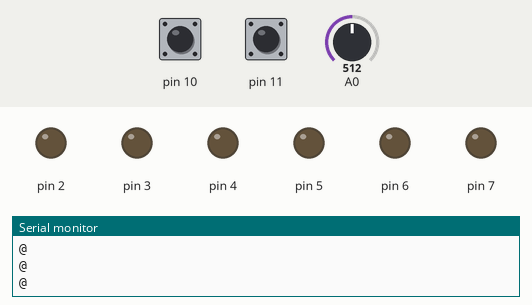
This sketch was run on a simulated Arduino Uno, built with avr-gcc and run on an emulated ATmega328P. Parts: output pins drawn as LEDs (lit = HIGH), the last lines printed to the serial monitor. The inputs (shaded band) are chosen by the test bench; at power-on: pin 10 HIGH, pin 11 HIGH, A0 = 512.

Above: at 0.8 s.
0.9 s: pin 10 pulled LOW for 0.15 s
At 0.99 s:
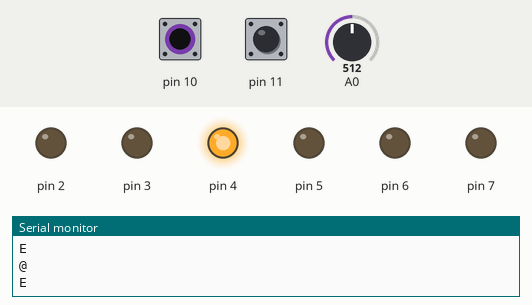
2.5 s: pin 11 pulled LOW for 0.15 s
At 2.58 s:
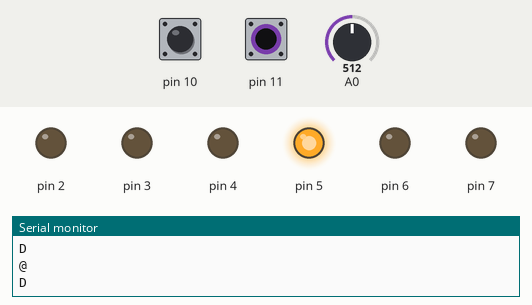
6.0 s: pin 10 pulled LOW for 3.2 s
At 7.2 s:
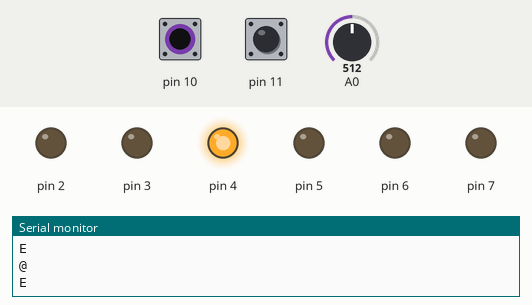
12.2 s: pin 11 pulled LOW for 3.2 s
At 12.8 s:
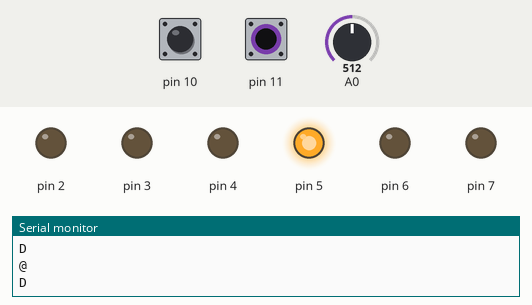
Timing chart, 0 to 16.9 s (numbered marks = the images above; inputs shaded):
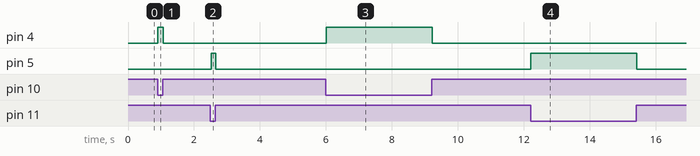

The sketch:

testeard_c_.ino
```cpp
#include <avr/io.h>
#include <avr/interrupt.h>
#include "UART.h"
#include <util/delay.h>
#define F_CPU 16000000UL


int contador = 0;
int contador2 = 0;
bool flag1 = false;

int main(void){
  Serial.begin(9600);

//=============================================
    OCR1A = 0x61D;

    TCCR1B |= (1 << WGM12);

    TCCR1A |= (1 << WGM12);

    TIMSK1 |= (1 << OCIE1A);

    TCCR1B |= (1 << CS12) | (1 << CS10);


//=============================================


  sei();

  char ad_valor = 0;
  unsigned char *chptr;
  ADMUX |= 0b01000000;  //AVCC como referência, ADLAR = 0, MUX = 0000 (ADC0 como entrada);
  ADCSRA |= 0b10000111;

  DDRB |= 0b00000000;
  PORTB |= 0b11111111;
  DDRD = 0b11111111;
  PORTD = 0b00000000;
  int Loop = 0;
  while(1){
    ADCSRA |= 0b10000111;

    ADMUX  &= 0b11110000;
    ADMUX  |= 0b00000000;
    ADCSRA |= 0b01000000;
    while(!(ADCSRA & 0b00010000));
    ad_valor = ADC/8;
    chptr = (unsigned char *) &ad_valor;
    //Serial.println(ad_valor);
    UART_write(ad_valor);
    UART_write_txt("\n");
    //Serial.println(PINB);
    if(!(PINB & (1<<PB2))){
      UART_write_txt("E\n");
      PORTD |= (1<<PD4);
      _delay_ms(5);
    }
    else if(!(PINB & (1<<PB3))){
      UART_write_txt("D\n");
      PORTD |= (1<<PD5);
      _delay_ms(5);
    }
    else{
      //UART_write_txt("O\n");
      PORTD = 0b00000000;
      //_delay_ms(20);
    }
    _delay_ms(20);
    if(Loop >= 200){
      Loop = 0;
    }
    Loop++;
  }
}

ISR(TIMER1_COMPA_vect){
  if(flag1 == false){
    contador++;
  }
  if(flag1 == true){
    contador2++;
  }

  if(contador >= 80 && flag1 == false){
    UART_write_txt("Nathan\n");
    contador = 0;
    flag1 = true;
  }
  if(contador2 >= 40 && flag1 == true){
    UART_write_txt("xau\n");
    contador2 = 0;
    flag1 = false;
  }

}
```

UART.h
```cpp
void UART_init();							//función para iniciar el USART AVR asíncrono, 8 bits, 9600 baudios,
unsigned char UART_read();					//función para la recepción de caracteres
void UART_write(unsigned char);				//función para la transmisión de caracteres
void UART_msg(char*);						//función para la transmisión de cadenas de caracteres

void UART_init()
{
	DDRD |= (1<<1);							//PD1	COMO SALIDA TXa
	DDRD &= ~(1<<0);						//PD0	COMO ENTRADA RX
	UCSR0A = (0<<TXC0)|(0<<U2X0)|(0<<MPCM0);
	UCSR0B = (1<<RXCIE0)|(0<<TXCIE0)|(0<<UDRIE0)|(1<<RXEN0)|(1<<TXEN0)|(0<<UCSZ02)|(0<<TXB80);
	UCSR0C = (0<<UMSEL01)|(0<<UMSEL00)|(0<<UPM01)|(0<<UPM00)|(0<<USBS0)|(1<<UCSZ01)|(1<<UCSZ00)|(0<<UCPOL0);
	UBRR0 = 103;								//NO DUPLICA VELOCIDAD 9600B A 160000
}

unsigned char UART_read(){
	if(UCSR0A&(1<<7)){			//si el bit7 del registro UCSR0A se ha puesto a 1
		return UDR0;			//devuelve el dato almacenado en el registro UDR0
	}
	else
	return 0;
}

void UART_write(unsigned char caracter){
	while(!(UCSR0A&(1<<5)));    // mientras el registro UDR0 esté lleno espera
	UDR0 = caracter;            //cuando el el registro UDR0 está vacio se envia el caracter
}

void UART_write_txt(char* cadena){			//cadena de caracteres de tipo char
	while(*cadena !=0x00){				//mientras el último valor de la cadena sea diferente a el caracter nulo
		UART_write(*cadena);			//transmite los caracteres de cadena
		cadena++;						//incrementa la ubicación de los caracteres en cadena
										//para enviar el siguiente caracter de cadena
	}
}
```

Measured:
- after the input at 0.9 s, pin 4: LOW → HIGH at once, → LOW 0.16 s later
- after the input at 2.5 s, pin 5: LOW → HIGH at once, → LOW 0.13 s later
- after the input at 6.0 s, pin 4: LOW → HIGH at once, → LOW 3.2 s later
- after the input at 12.2 s, pin 5: LOW → HIGH at once, → LOW 3.2 s later
